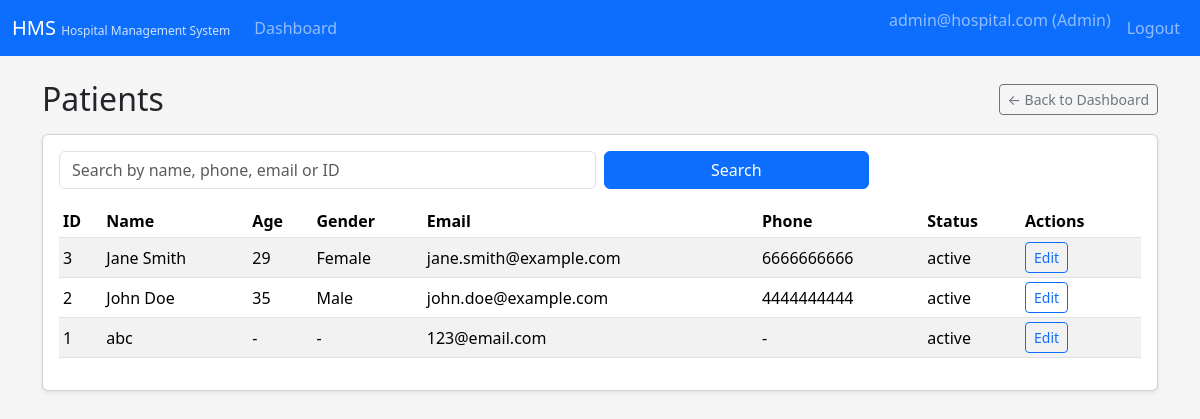
Screenshot of /admin/patients (signed in) with the database file from the repository.
### tables this page shows
CREATE TABLE users (
    id INTEGER PRIMARY KEY AUTOINCREMENT,
    email TEXT NOT NULL UNIQUE,
    password_hash TEXT NOT NULL,
    role TEXT NOT NULL CHECK (role IN ('admin', 'doctor', 'patient')),
    status TEXT NOT NULL DEFAULT 'active' CHECK (status IN ('active', 'blacklisted'))
);

CREATE TABLE patient_profiles (
    id INTEGER PRIMARY KEY AUTOINCREMENT,
    user_id INTEGER NOT NULL UNIQUE,
    name TEXT NOT NULL,
    age INTEGER,
    gender TEXT,
    phone TEXT,
    address TEXT,
    emergency_contact TEXT,
    FOREIGN KEY (user_id) REFERENCES users (id) ON DELETE CASCADE
);

### admin_routes.py (the view, shortened to what this page needs)
    @app.route("/admin/patients")
    @role_required("admin")
    def admin_patients():
        q = request.args.get("q", "").strip()
        conn = get_db()
        cur = conn.cursor()
        base_query = """
            SELECT p.*, u.email, u.status
            FROM patient_profiles p
            JOIN users u ON p.user_id = u.id
        """
        params = []
        base_query += " ORDER BY p.name"
        cur.execute(base_query, params)
        patients = cur.fetchall()
        conn.close()
        return render_template("admin/patients_list.html", patients=patients, q=q)

### app.py (called while the page is built)
@login_manager.user_loader
def load_user(user_id):
    conn = get_db()
    cur = conn.cursor()
    cur.execute("SELECT * FROM users WHERE id = ?", (user_id,))
    row = cur.fetchone()
    conn.close()
    if row:
        return User(row)
    return None

### db.py (called while the page is built)
def get_db():
    conn = sqlite3.connect(
        DB_PATH,
        timeout=10.0,          # wait up to 10s for locks instead of failing immediately
        check_same_thread=False,  # allow multi-threaded access (Flask dev server)
    )
    conn.row_factory = sqlite3.Row  # access columns by name: row["email"]
    conn.execute("PRAGMA foreign_keys = ON;")
    conn.execute("PRAGMA journal_mode = WAL;")
    return conn

### security.py (called while the page is built)
def role_required(role):
    def decorator(view_func):
        @wraps(view_func)
        @login_required
        def wrapped(*args, **kwargs):
            if current_user.role != role:
                flash("You are not authorized to view this page.", "danger")
                return redirect(url_for("index"))
            if current_user.status != "active":
                flash("Your account is not active. Please contact hospital staff.", "warning")
                return redirect(url_for("logout"))
            return view_func(*args, **kwargs)
        return wrapped
    return decorator

### templates/admin/patients_list.html (shortened to what this page needs)
{% extends "base.html" %}
{% block content %}
<div class="d-flex justify-content-between align-items-center mb-3">
  <h2 class="mb-0">Patients</h2>
  <a href="{{ url_for('admin_dashboard') }}" class="btn btn-outline-secondary btn-sm">
    ← Back to Dashboard
  </a>
</div>
<div class="card shadow-sm">
  <div class="card-body">
    <form class="row g-2 mb-3" method="get">
      <div class="col-md-6">
        <input type="text"
               name="q"
               class="form-control"
               placeholder="Search by name, phone, email or ID"
               value="{{ q or '' }}">
      </div>
      <div class="col-md-3">
        <button class="btn btn-primary w-100" type="submit">Search</button>
      </div>
    </form>
    {% if patients %}
      <div class="table-responsive">
        <table class="table table-striped table-hover table-sm align-middle">
          <thead>
            <tr>
              <th>ID</th>
              <th>Name</th>
              <th>Age</th>
              <th>Gender</th>
              <th>Email</th>
              <th>Phone</th>
              <th>Status</th>
              <th style="width: 120px;">Actions</th>
            </tr>
          </thead>
          <tbody>
            {% for p in patients %}
              <tr>
                <td>{{ p.id }}</td>
                <td>{{ p.name }}</td>
                <td>{{ p.age or '-' }}</td>
                <td>{{ p.gender or '-' }}</td>
                <td>{{ p.email }}</td>
                <td>{{ p.phone or '-' }}</td>
                <td>{{ p.status }}</td>
                <td>
                  <a href="{{ url_for('admin_edit_patient', patient_id=p.id) }}"
                     class="btn btn-sm btn-outline-primary">
                    Edit
                  </a>
                </td>
              </tr>
            {% endfor %}
          </tbody>
        </table>
      </div>
    {% else %}
      <p class="mt-2 mb-0 text-muted">No patients found.</p>
    {% endif %}
  </div>
</div>
{% endblock %}

### templates/base.html (shortened to what this page needs)
<!doctype html>
<html lang="en">
<head>
  <link
    href="https://cdn.jsdelivr.net/npm/bootstrap@5.3.3/dist/css/bootstrap.min.css"
    rel="stylesheet"
  >
</head>
<body>
<nav class="navbar navbar-expand-lg navbar-dark bg-primary">
  <div class="container-fluid">
    <a class="navbar-brand" href="{{ url_for('index') }}">
      HMS
      <span class="small d-none d-sm-inline">Hospital Management System</span>
    </a>
    <div class="collapse navbar-collapse" id="navbarContent">
      <ul class="navbar-nav me-auto mb-2 mb-lg-0">
        {% if current_user.is_authenticated %}
              {% if current_user.role == 'admin' %}
            <li class="nav-item">
              <a class="nav-link" href="{{ url_for('admin_dashboard') }}">Dashboard</a>
            </li>
          {% elif current_user.role == 'doctor' %}
            <li class="nav-item">
              <a class="nav-link" href="{{ url_for('doctor_dashboard') }}">Dashboard</a>
            </li>
          {% endif %}
        {% endif %}
      </ul>
      <ul class="navbar-nav ms-auto">
        {% if current_user.is_authenticated %}
          <li class="nav-item">
            <span class="navbar-text me-2">
              {{ current_user.email }} ({{ current_user.role|capitalize }})
            </span>
          </li>
          <li class="nav-item">
            <a class="nav-link" href="{{ url_for('logout') }}">Logout</a>
          </li>
        {% else %}
          <li class="nav-item">
            <a class="nav-link" href="{{ url_for('login') }}">Login</a>
          </li>
        {% endif %}
      </ul>
    </div>
  </div>
</nav>
<main class="container py-4">
  {% block content %}{% endblock %}
</main>
</body>
</html>

### templates/base.html (style rules this page uses)
body { background-color: #f5f5f5; }
.navbar-brand span.small { font-size: 0.75rem; opacity: 0.8; }

### rows the page displays
users: email "admin@hospital.com", role "Admin"
patient_profiles: id "3", name "Jane Smith", age "29", gender "Female", email "jane.smith@example.com", phone "6666666666", status "active"
patient_profiles: id "2", name "John Doe", age "35", gender "Male", email "john.doe@example.com", phone "4444444444", status "active"
patient_profiles: id "1", name "abc", age "-", gender "-", email "123@email.com", phone "-", status "active"
